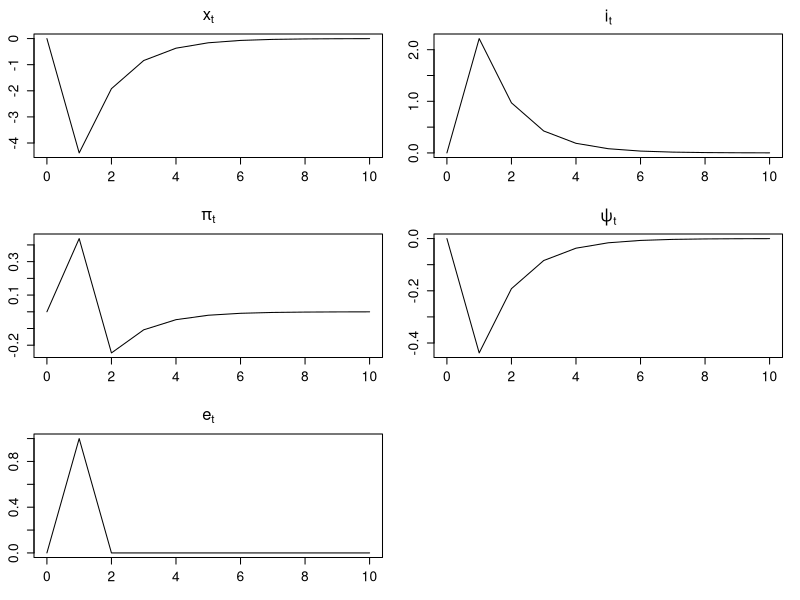

Write R code to recreate this figure.
#=======================================
# Chapter 7, Optimal MP (commitment)
#   modified on 2019/10/19
#=======================================

"%+%" <- function(x, y) paste(x, y, sep = "")
figpath <- "../../figs/"

library(nleqslv)

#----------------------------------------

beta <- 0.99
gamma <- 5
eta <- 10
varrho <- 0.9
phi_pi <- 1.5
phi_y <- 0.5

kappa <- (1-varrho)*(1-varrho*beta)*(gamma+1)/varrho
lambda <- (1-varrho)*(1-varrho*beta)/eta/varrho*(1+gamma)

para <- list(beta = beta, kappa = kappa, lambda = lambda)

#----------------------------------------

objfun0 <- function(X, maxT, X0,p = para) {
  
  nvar <- 4
  XX  <- matrix(X, maxT, nvar)
  x   <- c(XX[, 1], 0)
  ppi <- c(XX[, 2], 0)
  ii <- c(XX[, 3], 0)
  psi <- c(XX[, 4], 0)
  
  e  <- c(X0$e, rep(0, maxT))
  
  ret <- matrix(NA, maxT, nvar)
  for(t in 1:maxT) {
    ret[t, 1] <- -ppi[t] + p$beta*ppi[t+1]+kappa*x[t]+e[t]
    ret[t, 2] <- -x[t] + x[t+1]-(ii[t]-ppi[t+1])
    if (t == 1) {
      ret[t, 3] <- ppi[t]+psi[t]
    } else {
      ret[t, 3] <- ppi[t]+psi[t]-psi[t-1]
    }
    ret[t, 4] <- p$lambda*x[t]-p$kappa*psi[t]
  }
  return(c(ret))
}

rsltfun <- function(rslt, maxT, X0, p = para) {
  
  nvar <- 4
  XX  <- matrix(rslt, maxT, nvar)
  x   <- c(XX[, 1], 0)
  ppi <- c(XX[, 2], 0)
  ii <- c(XX[, 3], 0)
  psi <- c(XX[, 4], 0)
  
  e  <- c(X0$e, rep(0, maxT))
  r <- ii-c(ppi[-1],0)

  dev <- list(x = x,  ppi = ppi, psi = psi, ii = ii, e = e, r = r)
  
  cumbeta <- c(1, cumprod(rep(p$beta, maxT)))
  W <- -0.5*sum(cumbeta*ppi^2+p$lambda*cumbeta*x^2)


  return(list(dev = dev, W = W))
}

#----------------------------------------

maxT  <- 150
Xinit <- c(rep(0, maxT), rep(0, maxT), rep(0, maxT), rep(0, maxT))

e0 <- 1
X0 <- list(e = e0)

objfun1 <- function(X) objfun0(X, maxT, X0)
rslt1 <- nleqslv(Xinit, objfun1, control=list(maxit=10^4))
print(rslt1)

X1 <- rsltfun(rslt1$x, maxT, X0)
X1[[1]]
X1[[2]]/10^4

par(ps = 15)
par(mfrow = c(3, 2))
par(mai = c(0.85, 0.68, 0.68, 0.35)*0.5)

maxT2 <- 10
plot(cbind(0:maxT2, c(0, X1[[1]]$x[1:maxT2])), main = expression(x[t]),
  xlab = "", ylab = "", typ = "l")
plot(cbind(0:maxT2, c(0, X1[[1]]$ii[1:maxT2])), main = expression(i[t]),
  xlab = "", ylab = "", typ = "l")
plot(cbind(0:maxT2, c(0, X1[[1]]$ppi[1:maxT2])), main = expression(pi[t]),
  xlab = "", ylab = "", typ = "l")
plot(cbind(0:maxT2, c(0, X1[[1]]$psi[1:maxT2])), main = expression(psi[t]),
  xlab = "", ylab = "", typ = "l")
plot(cbind(0:maxT2, c(0, X1[[1]]$e[1:maxT2])), main = expression(e[t]),
  xlab = "", ylab = "", typ = "l")

write.csv(X1[[1]], "nkm_commit.csv", row.names = F)
dev.copy2eps(file= figpath %+% "nkm_commit.eps")
